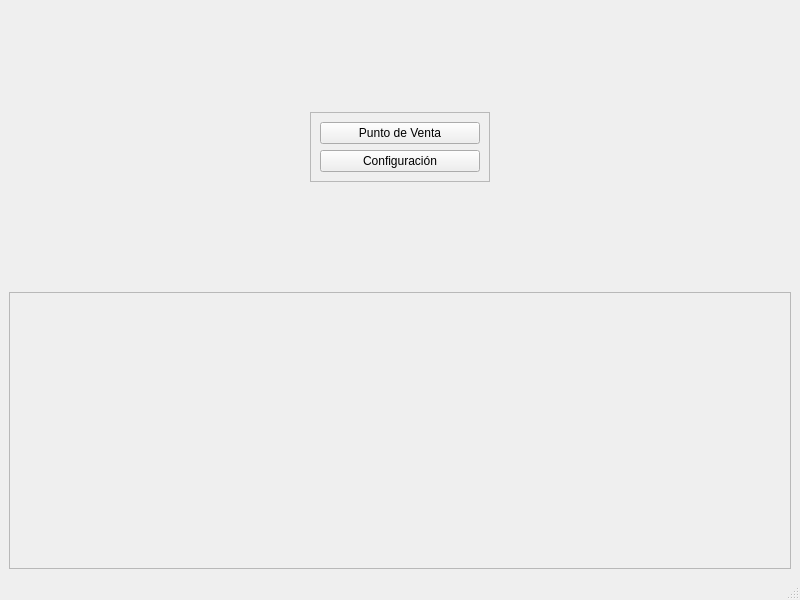
<?xml version="1.0" encoding="UTF-8"?>
<ui version="4.0">
 <class>MainWindow</class>
 <widget class="QMainWindow" name="MainWindow">
  <property name="geometry">
   <rect>
    <x>0</x>
    <y>0</y>
    <width>800</width>
    <height>600</height>
   </rect>
  </property>
  <property name="windowTitle">
   <string>MainWindow</string>
  </property>
  <widget class="QWidget" name="centralwidget">
   <layout class="QVBoxLayout" name="verticalLayout">
    <item alignment="Qt::AlignmentFlag::AlignHCenter|Qt::AlignmentFlag::AlignVCenter">
     <widget class="QFrame" name="frameButton">
      <property name="minimumSize">
       <size>
        <width>180</width>
        <height>0</height>
       </size>
      </property>
      <property name="maximumSize">
       <size>
        <width>180</width>
        <height>90</height>
       </size>
      </property>
      <property name="frameShape">
       <enum>QFrame::Shape::StyledPanel</enum>
      </property>
      <property name="frameShadow">
       <enum>QFrame::Shadow::Raised</enum>
      </property>
      <layout class="QVBoxLayout" name="verticalLayout_2">
       <item>
        <widget class="QPushButton" name="push_poin_sale">
         <property name="maximumSize">
          <size>
           <width>180</width>
           <height>30</height>
          </size>
         </property>
         <property name="text">
          <string>Punto de Venta</string>
         </property>
        </widget>
       </item>
       <item>
        <widget class="QPushButton" name="push_configuration">
         <property name="maximumSize">
          <size>
           <width>180</width>
           <height>30</height>
          </size>
         </property>
         <property name="text">
          <string>Configuración</string>
         </property>
        </widget>
       </item>
      </layout>
     </widget>
    </item>
    <item>
     <widget class="QFrame" name="frameFooter">
      <property name="frameShape">
       <enum>QFrame::Shape::StyledPanel</enum>
      </property>
      <property name="frameShadow">
       <enum>QFrame::Shadow::Raised</enum>
      </property>
     </widget>
    </item>
   </layout>
  </widget>
  <widget class="QMenuBar" name="menubar">
   <property name="geometry">
    <rect>
     <x>0</x>
     <y>0</y>
     <width>800</width>
     <height>33</height>
    </rect>
   </property>
  </widget>
  <widget class="QStatusBar" name="statusbar"/>
 </widget>
 <resources/>
 <connections/>
</ui>
